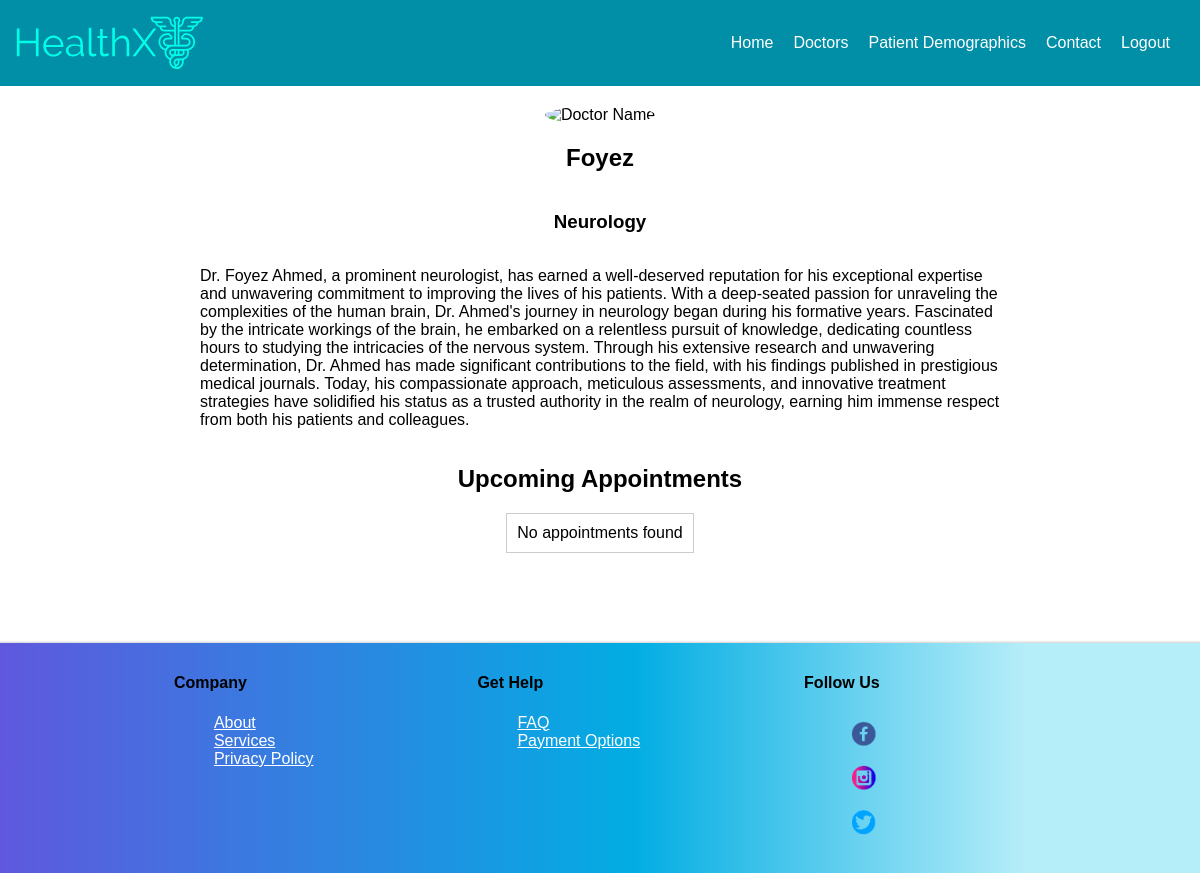
Page /doctor/doctorhome.php (signed in) on the committed database.
### tables this page shows
CREATE TABLE `users` (
  `id` int(11) NOT NULL,
  `username` varchar(20) NOT NULL,
  `email` varchar(20) NOT NULL,
  `pass` varchar(35) NOT NULL,
  `specialization` varchar(15) NOT NULL,
  `About` varchar(1000) NOT NULL
);

### doctor/doctorhome.php (the view, shortened to what this page needs)
<?php session_start();
$db = mysqli_connect('localhost', 'root', '', 'doctors'); ?>
<!DOCTYPE html>
<html>
<head>
	<link rel="stylesheet" type="text/css" href="doctor.css">
</head>
<body>
	<header>
		<img src="../Images/main-logo.png" alt="logo">
		<nav>
			<ul>
				<li><a href="#">Home</a></li>
				<li><a href="#">Doctors</a></li>
				<li><a href="p-demo.html">Patient Demographics</a></li>
				<li>
					<div class="dropdown">
						<span><a href="./Contactus.html">Contact</a></span>
					</div>
				</li>
				<li><a href="../logout.php">Logout</a></li>
			</ul>
		</nav>
	</header>
	<main>
		<section class="doctor-profile">
			<img src="doctor.jpg" alt="Doctor Name">
			<?php
			$username = $_SESSION['username'];
			$email = $_SESSION['email'];
			$user_check_query = "SELECT username, specialization, about FROM users WHERE username='$username' AND email='$email'";
			$result = mysqli_query($db, $user_check_query);
			if (mysqli_num_rows($result) > 0) {
				$row = mysqli_fetch_assoc($result);
				$doctorName = $row["username"];
				$specialty = $row["specialization"];
				$about = $row["about"];
				echo "<h2>$doctorName</h2>";
				echo "<h3>$specialty</h3>";
				echo "<p>$about</p>";
			} else {
				echo "No doctors found.";
			}
			$doctorAppointmentsQuery = "SELECT * FROM appointment WHERE doctor='$doctorName' ORDER BY p_date, p_time";
			$appointmentsResult = mysqli_query($db, $doctorAppointmentsQuery);
			echo '<section class="doctor-appointments">';
			echo '<h2>Upcoming Appointments</h2>';
			echo '<ul>';
			if (mysqli_num_rows($appointmentsResult) > 0) {
				while ($appointmentRow = mysqli_fetch_assoc($appointmentsResult)) {
					$formNumber = $appointmentRow['a_id'];
					$appointmentDate = $appointmentRow['p_date'];
					$appointmentTime = $appointmentRow['p_time'];
					echo "<li>";
					echo "<p>Form Number: $formNumber</p>";
					echo "<p>Appointment Date & Time: $appointmentDate, $appointmentTime</p>";
					echo "</li>";
				}
			} else {
				echo "<li>No appointments found</li>";
			}
			echo '</ul>';
			echo '</section>';
		?>
		</section>
	</main>
	<div class="footer">
		<div class="left">
			<h4>Company</h4>
			<ul>
				<li><a href="#" style="color: white;">About</a></li>
				<li><a href="#" style="color: white;">Services</a></li>
				<li><a href="#" style="color: white;">Privacy Policy</a></li>
			</ul>
		</div>
		<div class="mid">
			<h4>Get Help</h4>
			<ul>
				<li><a href="#" style="color: white;">FAQ</a></li>
				<li><a href="#" style="color: white;">Payment Options</a></li>
			</ul>
		</div>
		<div class="right">
			<h4>Follow Us</h4>
			<ul>
				<li><a href="#"><img src="../Images/facebook-logo.png" alt="facebook-logo"></a></li>
				<li><a href="#"><img src="../Images/insta-logo.png" alt="insta-logo"></a></li>
				<li><a href="#"><img src="../Images/twitter-logo.png" alt="twitter-logo"></a></li>
			</ul>
		</div>
	</div>
</body>
</html>

### doctor/doctor.css (style rules this page uses)
body { font-family: Arial, sans-serif; margin: 0; padding: 0; }
header { background-color: #018ea7; color: #fff; padding: 10px; display: flex; flex-direction: row; align-items: center; justify-content: space-between; }
nav ul { list-style-type: none; margin: 0; padding: 0; display: flex; flex-direction: row; }
nav li { margin-right: 20px; }
nav a { color: #fff; text-decoration: none; }
main { max-width: 800px; margin: 0 auto; padding: 20px; display: flex; flex-direction: column; align-items: center; justify-content: center; }
.doctor-profile { display: flex; flex-direction: column; align-items: center; justify-content: center; margin-bottom: 50px; }
.doctor-profile img { max-width: 300px; border-radius: 50%; }
.doctor-appointments { display: flex; flex-direction: column; align-items: center; justify-content: center; }
.doctor-appointments ul { list-style-type: none; margin: 0; padding: 0; }
.doctor-appointments li { margin-bottom: 20px; border: 1px solid #ccc; padding: 10px; }
.dropdown { position: relative; display: inline-block; }
.footer { display: flex; justify-content: space-evenly; box-shadow: 2px 3px 2px 4px rgba(0, 0, 0, 0.2); background: rgb(95,88,222); background: linear-gradient(90deg, rgba(95,88,222,1) 0%, rgba(2,173,227,1) 52%, rgba(181,237,249,1) 84%); padding: 10px; left: 0; bottom: 0; width: 100%; }
.footer .right img { width: 20%; display: inline-block; }
.footer ul { list-style-type: none; }

### doctor/doctorhome.php (style rules this page uses)
.footer { display: flex; justify-content: space-evenly; box-shadow: 2px 3px 2px 4px rgba(0, 0, 0, 0.2); background: rgb(95, 88, 222); background: linear-gradient(90deg, rgba(95, 88, 222, 1) 0%, rgba(2, 173, 227, 1) 52%, rgba(181, 237, 249, 1) 84%); padding: 10px; left: 0; bottom: 0; width: 100%; }
.footer .right img { width: 20%; display: inline-block; }
.footer ul { list-style-type: none; }

### rows in the picture
users: username "Foyez", specialization "Neurology", About "Dr. Foyez Ahmed, a prominent neurologist, has earned a well-deserved reputation for his exceptional expertise and unwavering commitment to improving the lives of his patients. With a deep-seated passion for unraveling the complexities of the human brain, Dr. Ahmed's journey in neurology began during his formative years. Fascinated by the intricate workings of the brain, he embarked on a relentless pursuit of knowledge, dedicating countless hours to studying the intricacies of the nervous system. Through his extensive research and unwavering determination, Dr. Ahmed has made significant contributions to the field, with his findings published in prestigious medical journals. Today, his…"
